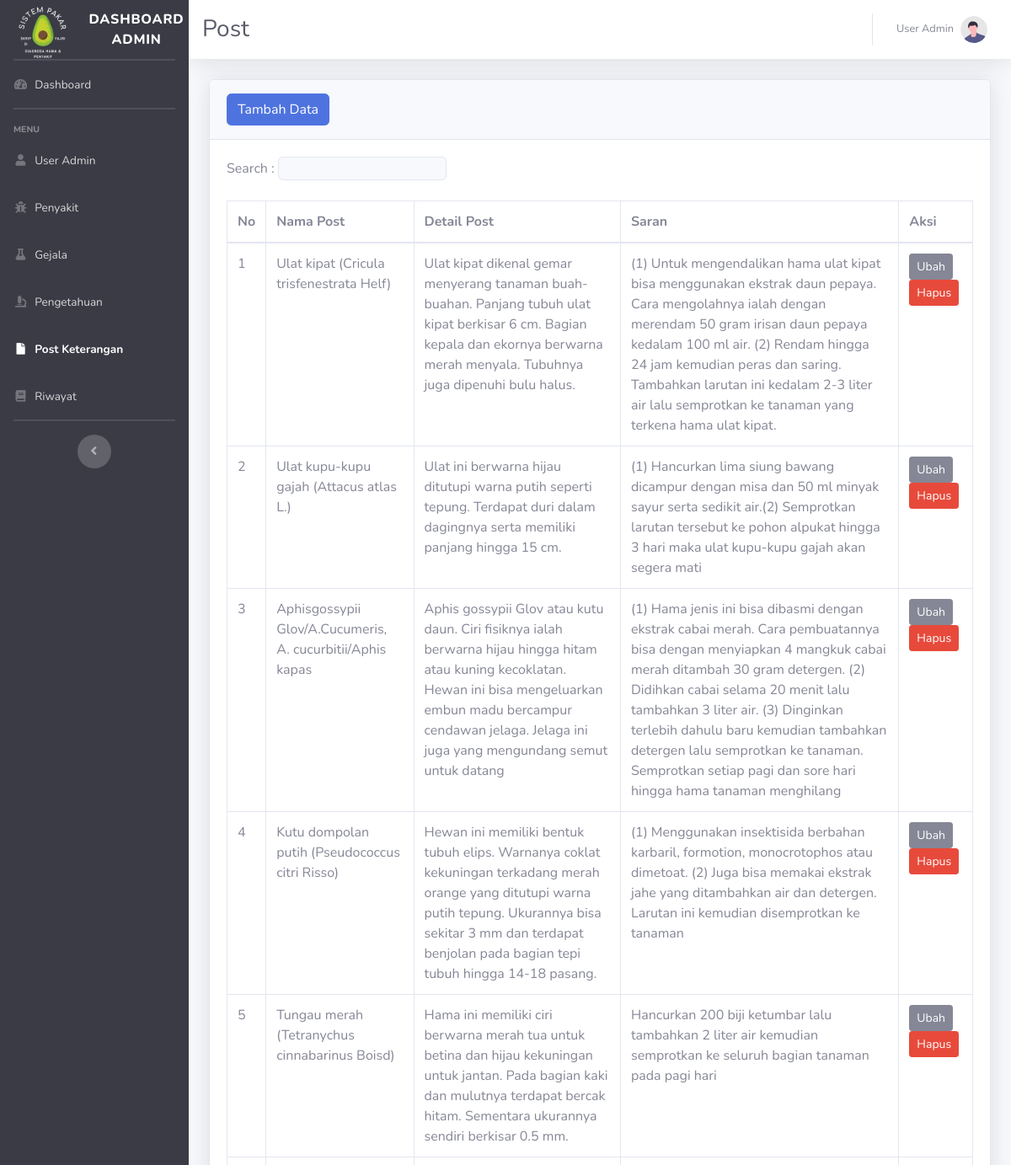
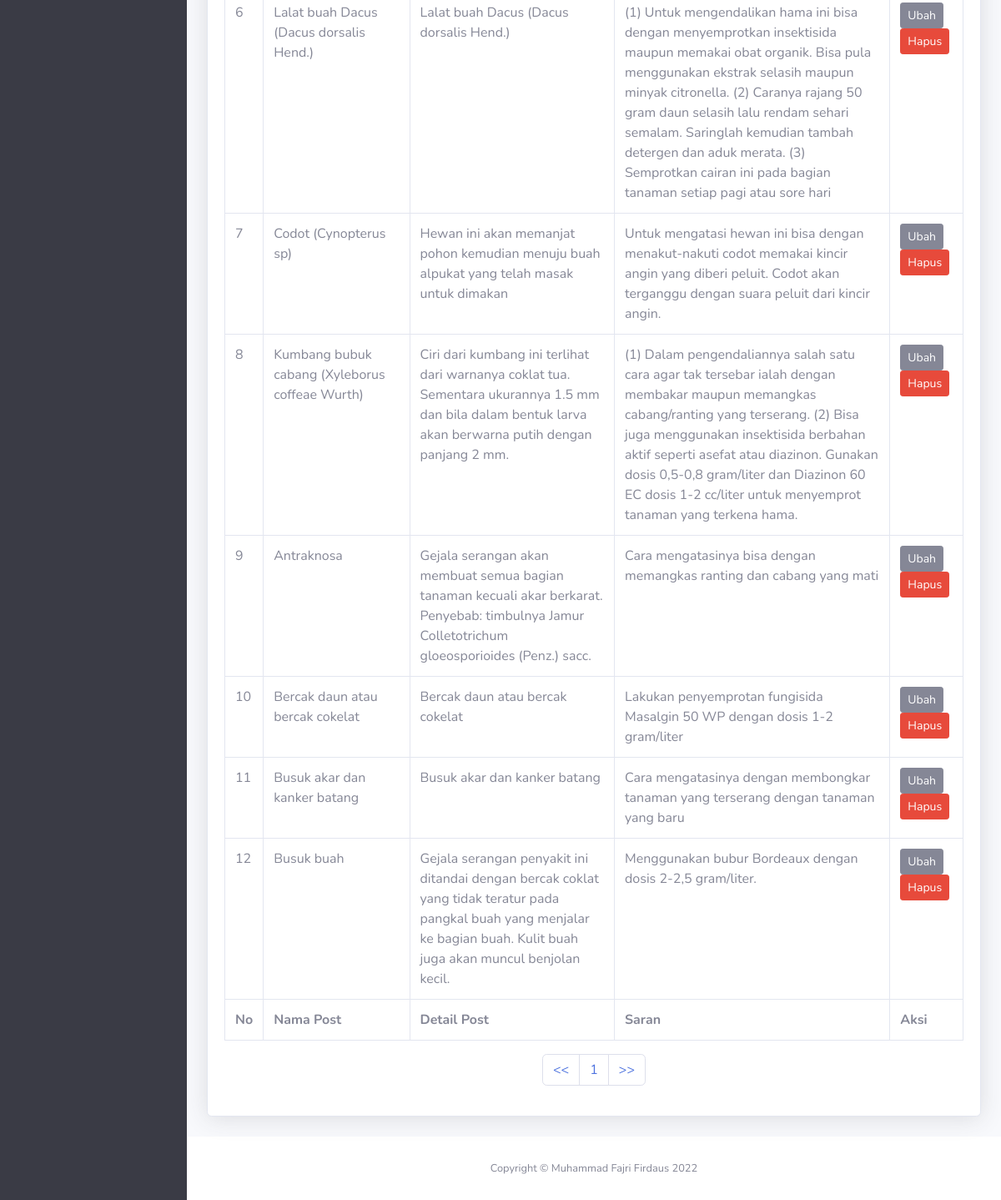
The page /admin/post.php (signed in) on the database its author committed (2 pictures, top to bottom).
### tables this page shows
CREATE TABLE `post` (
  `id` int(11) NOT NULL AUTO_INCREMENT,
  `nama` text NOT NULL,
  `detail` text NOT NULL,
  `saran` text NOT NULL,
  `gambar` varchar(255) NOT NULL,
  PRIMARY KEY (`id`)
);

### admin/post.php (the view, shortened to what this page needs)
<?php
include 'head.php';
?>
</head>
<body id="page-top">
    <div id="wrapper">
        <?php include 'side.php' ?>
        <div id="content-wrapper" class="d-flex flex-column">
            <div id="content">
                <?php include 'nav.php' ?>
                <div class="container-fluid">
                    <div class="card shadow mb-4">
                        <div class="card-header py-3">
                            <button class="btn btn-primary" type="button" data-target="#modalAdd" data-toggle="modal" data-whatever="@getbootstrap">Tambah Data</button>
                        </div>
                        <div class="card-body">
                            <div class="table-responsive">
                                <label for="search">Search :</label>
                                <input class="border rounded bg-light sm mb-4 col-xs-2" type="text" id="search" onkeyup="searchTable()">
                                <table class="table table-bordered" id="myTable" width="100%" cellspacing="0">
                                    <thead>
                                        <tr>
                                            <th>No</th>
                                            <th>Nama Post</th>
                                            <th>Detail Post</th>
                                            <th>Saran</th>
                                            <th>Aksi</th>
                                        </tr>
                                    </thead>
                                    <tfoot style="border-top: #37393b;">
                                        <tr>
                                            <th>No</th>
                                            <th>Nama Post</th>
                                            <th>Detail Post</th>
                                            <th>Saran</th>
                                            <th>Aksi</th>
                                        </tr>
                                    </tfoot>
                                    <tbody>
                                        <tr>
                                            <?php
                                            $edge = 25;
                                            $page = isset($_GET['page']) ? (int)$_GET['page'] : 1;
                                            $firstPage = ($page > 1) ? ($page * $edge) - $edge : 0;
                                            $previous = $page - 1;
                                            $next = $page + 1;
                                            $query = "SELECT * FROM post";
                                            $sql = mysqli_query($conn, $query);
                                            $bil = $firstPage + 1;
                                            $d = mysqli_num_rows($sql);
                                            $pages = ceil($d / $edge);
                                            $datatable = mysqli_query($conn, "SELECT * FROM post");
                                            while ($d = mysqli_fetch_array($datatable)) {
                                            ?>
                                        <tr>
                                            <td><?= $bil++; ?></td>
                                            <td><?= strip_tags($d['nama']); ?></td>
                                            <td><?= strip_tags($d['detail']); ?></td>
                                            <td><?= strip_tags($d['saran']); ?></td>
                                            <td>
                                                <a href="" class='btn btn-secondary btn-sm' type='button' data-target="#modalEditData<?= $d['id']; ?>" data-toggle='modal'>Ubah</a>
                                                <button class='btn btn-danger btn-sm' type='button' data-target='#modalHapusData<?= $d['id']; ?>' data-toggle='modal'>Hapus</button>
                                            </td>
                                        </tr>
                                        </tr>
                            </div>
                        </div>
                    <?php } ?>
                    <nav>
                        <ul class="pagination justify-content-center">
                            <li class="page-item">
                                <a class="page-link" <?php if ($page > 1) {
                                                            echo "href='?page=$previous'";
                                                        } ?>>
                                    << </a>
                            </li>
                            <?php
                            for ($x = 1; $x <= $pages; $x++) {
                            ?>
                                <li class="page-item"><a class="page-link" href="?page=<?php echo $x ?>"><?php echo $x; ?></a></li>
                            <?php
                            }
                            ?>
                            <li class="page-item">
                                <a class="page-link" <?php if ($page < $pages) {
                                                            echo "href='?page=$next'";
                                                        } ?>>>></a>
                            </li>
                        </ul>
                    </nav>
    <?php include 'footer.php' ?>

### rows shown on the page
post: nama "Ulat kipat (Cricula trisfenestrata Helf)", detail "Ulat kipat dikenal gemar menyerang tanaman buah-buahan. Panjang tubuh ulat kipat berkisar 6 cm. Bagian kepala dan ekornya berwarna merah menyala. Tubuhnya juga dipenuhi bulu halus.", saran "(1) Untuk mengendalikan hama ulat kipat bisa menggunakan ekstrak daun pepaya. Cara mengolahnya ialah dengan merendam 50 gram irisan daun pepaya kedalam 100 ml air. (2) Rendam hingga 24 jam kemudian peras dan saring. Tambahkan larutan ini kedalam 2-3 liter air lalu semprotkan ke tanaman yang terkena hama ulat kipat."
post: nama "Ulat kupu-kupu gajah (Attacus atlas L.)", detail "Ulat ini berwarna hijau ditutupi warna putih seperti tepung. Terdapat duri dalam dagingnya serta memiliki panjang hingga 15 cm.", saran "(1) Hancurkan lima siung bawang dicampur dengan misa dan 50 ml minyak sayur serta sedikit air.(2) Semprotkan larutan tersebut ke pohon alpukat hingga 3 hari maka ulat kupu-kupu gajah akan segera mati"
post: nama "Aphisgossypii Glov/A.Cucumeris, A. cucurbitii/Aphis kapas", detail "Aphis gossypii Glov atau kutu daun. Ciri fisiknya ialah berwarna hijau hingga hitam atau kuning kecoklatan. Hewan ini bisa mengeluarkan embun madu bercampur cendawan jelaga. Jelaga ini juga yang mengundang semut untuk datang", saran "(1) Hama jenis ini bisa dibasmi dengan ekstrak cabai merah. Cara pembuatannya bisa dengan menyiapkan 4 mangkuk cabai merah ditambah 30 gram detergen. (2) Didihkan cabai selama 20 menit lalu tambahkan 3 liter air. (3) Dinginkan terlebih dahulu baru kemudian tambahkan detergen lalu semprotkan ke tanaman. Semprotkan setiap pagi dan sore hari hingga hama tanaman menghilang"
post: nama "Kutu dompolan putih (Pseudococcus citri Risso)", detail "Hewan ini memiliki bentuk tubuh elips. Warnanya coklat kekuningan terkadang merah orange yang ditutupi warna putih tepung. Ukurannya bisa sekitar 3 mm dan terdapat benjolan pada bagian tepi tubuh hingga 14-18 pasang.", saran "(1) Menggunakan insektisida berbahan karbaril, formotion, monocrotophos atau dimetoat. (2) Juga bisa memakai ekstrak jahe yang ditambahkan air dan detergen. Larutan ini kemudian disemprotkan ke tanaman"
post: nama "Tungau merah (Tetranychus cinnabarinus Boisd)", detail "Hama ini memiliki ciri berwarna merah tua untuk betina dan hijau kekuningan untuk jantan. Pada bagian kaki dan mulutnya terdapat bercak hitam. Sementara ukurannya sendiri berkisar 0.5 mm.", saran "Hancurkan 200 biji ketumbar lalu tambahkan 2 liter air kemudian semprotkan ke seluruh bagian tanaman pada pagi hari"
post: nama "Lalat buah Dacus (Dacus dorsalis Hend.)", detail "Lalat buah Dacus (Dacus dorsalis Hend.)", saran "(1) Untuk mengendalikan hama ini bisa dengan menyemprotkan insektisida maupun memakai obat organik. Bisa pula menggunakan ekstrak selasih maupun minyak citronella. (2) Caranya rajang 50 gram daun selasih lalu rendam sehari semalam. Saringlah kemudian tambah detergen dan aduk merata. (3) Semprotkan cairan ini pada bagian tanaman setiap pagi atau sore hari"
post: nama "Codot (Cynopterus sp)", detail "Hewan ini akan memanjat pohon kemudian menuju buah alpukat yang telah masak untuk dimakan", saran "Untuk mengatasi hewan ini bisa dengan menakut-nakuti codot memakai kincir angin yang diberi peluit. Codot akan terganggu dengan suara peluit dari kincir angin."
post: nama "Kumbang bubuk cabang (Xyleborus coffeae Wurth)", detail "Ciri dari kumbang ini terlihat dari warnanya coklat tua. Sementara ukurannya 1.5 mm dan bila dalam bentuk larva akan berwarna putih dengan panjang 2 mm.", saran "(1) Dalam pengendaliannya salah satu cara agar tak tersebar ialah dengan membakar maupun memangkas cabang/ranting yang terserang. (2) Bisa juga menggunakan insektisida berbahan aktif seperti asefat atau diazinon. Gunakan dosis 0,5-0,8 gram/liter dan Diazinon 60 EC dosis 1-2 cc/liter untuk menyemprot tanaman yang terkena hama."
post: nama "Antraknosa", detail "Gejala serangan akan membuat semua bagian tanaman kecuali akar berkarat. Penyebab: timbulnya Jamur Colletotrichum gloeosporioides (Penz.) sacc.", saran "Cara mengatasinya bisa dengan memangkas ranting dan cabang yang mati"
post: nama "Bercak daun atau bercak cokelat", detail "Bercak daun atau bercak cokelat", saran "Lakukan penyemprotan fungisida Masalgin 50 WP dengan dosis 1-2 gram/liter"
post: nama "Busuk akar dan kanker batang", detail "Busuk akar dan kanker batang", saran "Cara mengatasinya dengan membongkar tanaman yang terserang dengan tanaman yang baru"
post: nama "Busuk buah", detail "Gejala serangan penyakit ini ditandai dengan bercak coklat yang tidak teratur pada pangkal buah yang menjalar ke bagian buah. Kulit buah juga akan muncul benjolan kecil.", saran "Menggunakan bubur Bordeaux dengan dosis 2-2,5 gram/liter."

### other values the page prints
$_SESSION['nama'] "User Admin"
